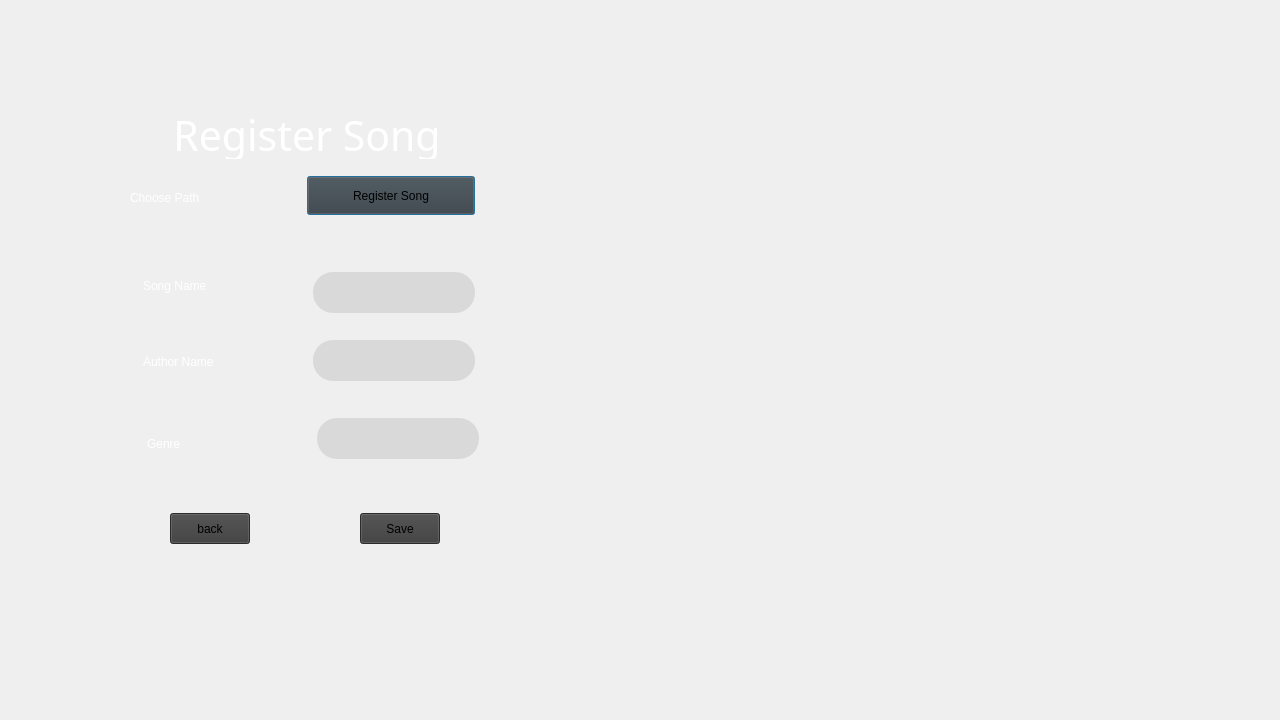
<?xml version="1.0" encoding="UTF-8"?>
<ui version="4.0">
 <class>Admin</class>
 <widget class="QDialog" name="Admin">
  <property name="geometry">
   <rect>
    <x>0</x>
    <y>0</y>
    <width>1280</width>
    <height>720</height>
   </rect>
  </property>
  <property name="windowTitle">
   <string>Dialog</string>
  </property>
  <widget class="QLabel" name="label">
   <property name="geometry">
    <rect>
     <x>177</x>
     <y>111</y>
     <width>260</width>
     <height>48</height>
    </rect>
   </property>
   <property name="font">
    <font>
     <family>Moulpali</family>
     <pointsize>31</pointsize>
     <italic>false</italic>
     <bold>false</bold>
     <underline>false</underline>
    </font>
   </property>
   <property name="styleSheet">
    <string notr="true">font: 300 31pt &quot;Moulpali&quot;;

color: white;</string>
   </property>
   <property name="text">
    <string>Register Song</string>
   </property>
   <property name="alignment">
    <set>Qt::AlignCenter</set>
   </property>
  </widget>
  <widget class="QPushButton" name="Register_Song">
   <property name="geometry">
    <rect>
     <x>307</x>
     <y>176</y>
     <width>168</width>
     <height>39</height>
    </rect>
   </property>
   <property name="styleSheet">
    <string notr="true">background-color: rgb(60, 60, 60);
font: 20px &quot;Moulpali&quot;;</string>
   </property>
   <property name="text">
    <string>Register Song</string>
   </property>
  </widget>
  <widget class="QLabel" name="label_2">
   <property name="geometry">
    <rect>
     <x>130</x>
     <y>170</y>
     <width>151</width>
     <height>55</height>
    </rect>
   </property>
   <property name="styleSheet">
    <string notr="true">font: 25px &quot;Moulpali&quot;;

color: white;</string>
   </property>
   <property name="text">
    <string>Choose Path</string>
   </property>
  </widget>
  <widget class="QLabel" name="label_3">
   <property name="geometry">
    <rect>
     <x>320</x>
     <y>160</y>
     <width>291</width>
     <height>16</height>
    </rect>
   </property>
   <property name="text">
    <string/>
   </property>
  </widget>
  <widget class="QLineEdit" name="lineEdit">
   <property name="geometry">
    <rect>
     <x>313</x>
     <y>272</y>
     <width>162</width>
     <height>41</height>
    </rect>
   </property>
   <property name="styleSheet">
    <string notr="true">background-color:rgb(217, 217, 217);
font: 25px &quot;Moulpali&quot;;
color : black; 
border-radius: 20px;</string>
   </property>
  </widget>
  <widget class="QLineEdit" name="lineEdit_2">
   <property name="geometry">
    <rect>
     <x>313</x>
     <y>340</y>
     <width>162</width>
     <height>41</height>
    </rect>
   </property>
   <property name="styleSheet">
    <string notr="true">background-color:rgb(217, 217, 217);
font: 25px &quot;Moulpali&quot;;
color : black; 
border-radius: 20px;</string>
   </property>
  </widget>
  <widget class="QLineEdit" name="lineEdit_3">
   <property name="geometry">
    <rect>
     <x>317</x>
     <y>418</y>
     <width>162</width>
     <height>41</height>
    </rect>
   </property>
   <property name="styleSheet">
    <string notr="true">background-color:rgb(217, 217, 217);
font: 25px &quot;Moulpali&quot;;
color : black; 
border-radius: 20px;</string>
   </property>
  </widget>
  <widget class="QLabel" name="label_4">
   <property name="geometry">
    <rect>
     <x>143</x>
     <y>270</y>
     <width>151</width>
     <height>31</height>
    </rect>
   </property>
   <property name="styleSheet">
    <string notr="true">font: 25px &quot;Moulpali&quot;;

color: white;</string>
   </property>
   <property name="text">
    <string>Song Name</string>
   </property>
  </widget>
  <widget class="QLabel" name="label_5">
   <property name="geometry">
    <rect>
     <x>143</x>
     <y>352</y>
     <width>161</width>
     <height>20</height>
    </rect>
   </property>
   <property name="styleSheet">
    <string notr="true">font: 25px &quot;Moulpali&quot;;

color: white;</string>
   </property>
   <property name="text">
    <string>Author Name</string>
   </property>
  </widget>
  <widget class="QLabel" name="label_6">
   <property name="geometry">
    <rect>
     <x>147</x>
     <y>431</y>
     <width>118</width>
     <height>26</height>
    </rect>
   </property>
   <property name="styleSheet">
    <string notr="true">font: 25px &quot;Moulpali&quot;;

color: white;</string>
   </property>
   <property name="text">
    <string>Genre</string>
   </property>
  </widget>
  <widget class="QPushButton" name="Save">
   <property name="geometry">
    <rect>
     <x>360</x>
     <y>513</y>
     <width>80</width>
     <height>31</height>
    </rect>
   </property>
   <property name="styleSheet">
    <string notr="true">background-color: rgb(60, 60, 60);
font: 20px &quot;Moulpali&quot;;</string>
   </property>
   <property name="text">
    <string>Save</string>
   </property>
  </widget>
  <widget class="QPushButton" name="Back">
   <property name="geometry">
    <rect>
     <x>170</x>
     <y>513</y>
     <width>80</width>
     <height>31</height>
    </rect>
   </property>
   <property name="styleSheet">
    <string notr="true">background-color: rgb(60, 60, 60);
font: 20px &quot;Moulpali&quot;;</string>
   </property>
   <property name="text">
    <string>back</string>
   </property>
  </widget>
  <widget class="QLabel" name="label_7">
   <property name="geometry">
    <rect>
     <x>0</x>
     <y>0</y>
     <width>1280</width>
     <height>720</height>
    </rect>
   </property>
   <property name="styleSheet">
    <string notr="true">background-image: url(:/Images/Rectangle 9.png);</string>
   </property>
   <property name="text">
    <string> </string>
   </property>
  </widget>
  <widget class="QLabel" name="label_8">
   <property name="geometry">
    <rect>
     <x>92</x>
     <y>88</y>
     <width>462</width>
     <height>545</height>
    </rect>
   </property>
   <property name="styleSheet">
    <string notr="true">image: url(:/Images/Rectangle 10.png);</string>
   </property>
   <property name="text">
    <string/>
   </property>
  </widget>
  <widget class="QLabel" name="label_9">
   <property name="geometry">
    <rect>
     <x>110</x>
     <y>650</y>
     <width>421</width>
     <height>91</height>
    </rect>
   </property>
   <property name="styleSheet">
    <string notr="true">image: url(:/Images/Lines.png);
image: url(:/Images/_fpdl 1.png);</string>
   </property>
   <property name="text">
    <string/>
   </property>
  </widget>
  <zorder>label_7</zorder>
  <zorder>label_8</zorder>
  <zorder>Register_Song</zorder>
  <zorder>label_2</zorder>
  <zorder>label_3</zorder>
  <zorder>lineEdit</zorder>
  <zorder>lineEdit_2</zorder>
  <zorder>lineEdit_3</zorder>
  <zorder>label_4</zorder>
  <zorder>label_6</zorder>
  <zorder>Save</zorder>
  <zorder>Back</zorder>
  <zorder>label_5</zorder>
  <zorder>label</zorder>
  <zorder>label_9</zorder>
 </widget>
 <resources/>
 <connections/>
</ui>
